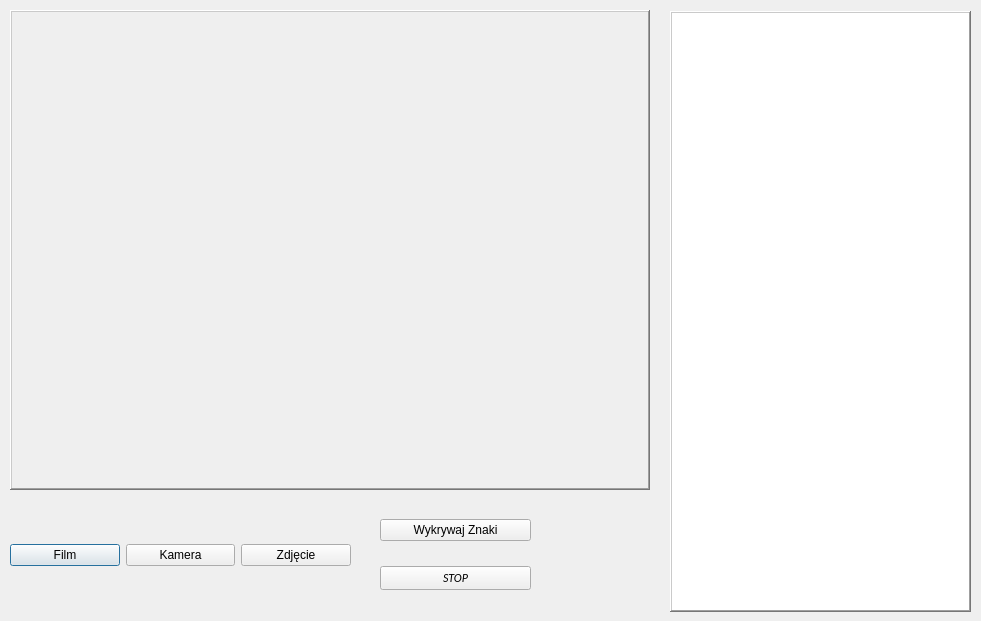
<?xml version="1.0" encoding="UTF-8"?>
<ui version="4.0">
 <class>Dialog</class>
 <widget class="QDialog" name="Dialog">
  <property name="windowModality">
   <enum>Qt::NonModal</enum>
  </property>
  <property name="geometry">
   <rect>
    <x>0</x>
    <y>0</y>
    <width>981</width>
    <height>621</height>
   </rect>
  </property>
  <property name="minimumSize">
   <size>
    <width>981</width>
    <height>621</height>
   </size>
  </property>
  <property name="maximumSize">
   <size>
    <width>981</width>
    <height>621</height>
   </size>
  </property>
  <property name="windowTitle">
   <string>Traffic Sign Recognition</string>
  </property>
  <property name="windowIcon">
   <iconset>
    <normaloff>006-roundabout.png</normaloff>006-roundabout.png</iconset>
  </property>
  <property name="autoFillBackground">
   <bool>false</bool>
  </property>
  <property name="sizeGripEnabled">
   <bool>false</bool>
  </property>
  <property name="modal">
   <bool>false</bool>
  </property>
  <widget class="QLabel" name="display_screen">
   <property name="enabled">
    <bool>true</bool>
   </property>
   <property name="geometry">
    <rect>
     <x>10</x>
     <y>10</y>
     <width>640</width>
     <height>480</height>
    </rect>
   </property>
   <property name="autoFillBackground">
    <bool>true</bool>
   </property>
   <property name="frameShape">
    <enum>QFrame::WinPanel</enum>
   </property>
   <property name="frameShadow">
    <enum>QFrame::Raised</enum>
   </property>
   <property name="lineWidth">
    <number>4</number>
   </property>
   <property name="midLineWidth">
    <number>4</number>
   </property>
   <property name="text">
    <string/>
   </property>
   <property name="margin">
    <number>0</number>
   </property>
  </widget>
  <widget class="QWidget" name="horizontalLayoutWidget">
   <property name="geometry">
    <rect>
     <x>10</x>
     <y>500</y>
     <width>341</width>
     <height>111</height>
    </rect>
   </property>
   <layout class="QHBoxLayout" name="horizontalLayout">
    <item>
     <widget class="QPushButton" name="film_Button">
      <property name="text">
       <string>Film</string>
      </property>
      <property name="icon">
       <iconset>
        <normaloff>movie_clapboard_cinema_clapper_studio_equipment_flat_icon_symbol-512.png</normaloff>movie_clapboard_cinema_clapper_studio_equipment_flat_icon_symbol-512.png</iconset>
      </property>
      <property name="iconSize">
       <size>
        <width>40</width>
        <height>40</height>
       </size>
      </property>
     </widget>
    </item>
    <item>
     <widget class="QPushButton" name="kamera_Button">
      <property name="text">
       <string>Kamera</string>
      </property>
      <property name="icon">
       <iconset>
        <normaloff>webcam-512.png</normaloff>webcam-512.png</iconset>
      </property>
      <property name="iconSize">
       <size>
        <width>40</width>
        <height>40</height>
       </size>
      </property>
     </widget>
    </item>
    <item>
     <widget class="QPushButton" name="zdjecie_Button">
      <property name="text">
       <string>Zdjęcie</string>
      </property>
      <property name="icon">
       <iconset>
        <normaloff>camera-512.png</normaloff>camera-512.png</iconset>
      </property>
      <property name="iconSize">
       <size>
        <width>40</width>
        <height>40</height>
       </size>
      </property>
     </widget>
    </item>
   </layout>
  </widget>
  <widget class="QWidget" name="verticalLayoutWidget">
   <property name="geometry">
    <rect>
     <x>380</x>
     <y>500</y>
     <width>151</width>
     <height>111</height>
    </rect>
   </property>
   <layout class="QVBoxLayout" name="verticalLayout">
    <item>
     <widget class="QPushButton" name="wykrywanie_Button">
      <property name="text">
       <string>Wykrywaj Znaki</string>
      </property>
      <property name="icon">
       <iconset>
        <normaloff>017-turn-right-2.png</normaloff>017-turn-right-2.png</iconset>
      </property>
      <property name="iconSize">
       <size>
        <width>40</width>
        <height>40</height>
       </size>
      </property>
     </widget>
    </item>
    <item>
     <widget class="QPushButton" name="stop_Button">
      <property name="font">
       <font>
        <family>Calibri</family>
        <italic>true</italic>
       </font>
      </property>
      <property name="layoutDirection">
       <enum>Qt::LeftToRight</enum>
      </property>
      <property name="autoFillBackground">
       <bool>false</bool>
      </property>
      <property name="text">
       <string>STOP</string>
      </property>
      <property name="icon">
       <iconset>
        <normaloff>039-no-entry.png</normaloff>039-no-entry.png</iconset>
      </property>
      <property name="iconSize">
       <size>
        <width>40</width>
        <height>40</height>
       </size>
      </property>
      <property name="checkable">
       <bool>false</bool>
      </property>
      <property name="autoDefault">
       <bool>true</bool>
      </property>
      <property name="default">
       <bool>false</bool>
      </property>
      <property name="flat">
       <bool>false</bool>
      </property>
     </widget>
    </item>
   </layout>
  </widget>
  <widget class="QTableWidget" name="tableWidget">
   <property name="enabled">
    <bool>true</bool>
   </property>
   <property name="geometry">
    <rect>
     <x>670</x>
     <y>11</y>
     <width>301</width>
     <height>601</height>
    </rect>
   </property>
   <property name="frameShape">
    <enum>QFrame::WinPanel</enum>
   </property>
   <property name="frameShadow">
    <enum>QFrame::Raised</enum>
   </property>
   <property name="textElideMode">
    <enum>Qt::ElideLeft</enum>
   </property>
   <property name="showGrid">
    <bool>false</bool>
   </property>
   <property name="gridStyle">
    <enum>Qt::NoPen</enum>
   </property>
   <attribute name="horizontalHeaderVisible">
    <bool>false</bool>
   </attribute>
   <attribute name="verticalHeaderVisible">
    <bool>false</bool>
   </attribute>
  </widget>
  <widget class="QLabel" name="frame_counter">
   <property name="geometry">
    <rect>
     <x>540</x>
     <y>500</y>
     <width>121</width>
     <height>41</height>
    </rect>
   </property>
   <property name="text">
    <string/>
   </property>
  </widget>
 </widget>
 <resources/>
 <connections/>
</ui>
